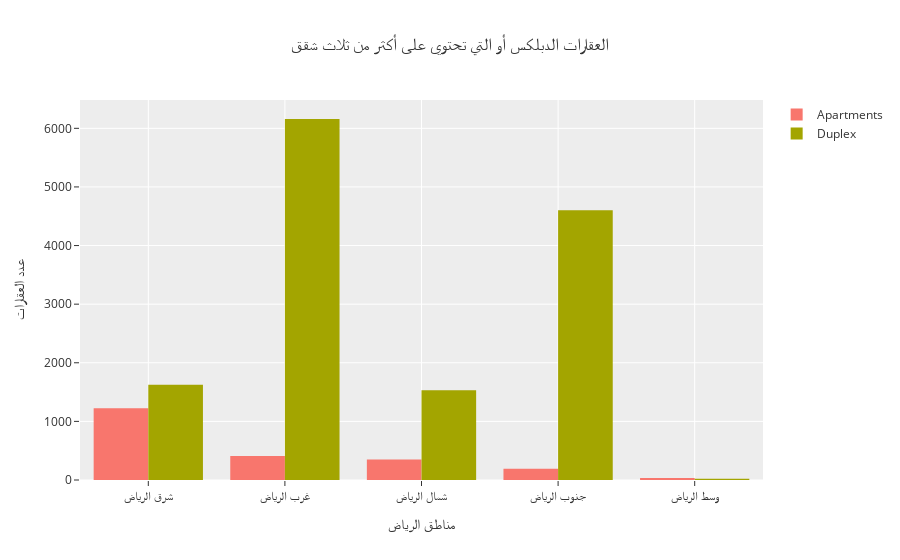

Write notebook code for a chart like this one.
### Code cell
import plotly.graph_objects as go


fig = go.Figure()
fig.add_trace(go.Histogram( histfunc = 'sum',y=x.values,x=x.index, name='Apartments'))
fig.add_trace(go.Histogram(histfunc="sum", y=x2.values, x=x2.index, name="Duplex"))

fig.update_layout(
    title="العقارات الدبلكس أو التي تحتوي على أكثر من ثلاث شقق ",
    xaxis_title="مناطق الرياض",
    yaxis_title="عدد العقارات",
    template='ggplot2')

fig.show()

### Figure 1 — Plotly figure (JSON) as saved in the notebook; plotly's stock layout.template omitted (floating-point values rounded to 4 significant figures)
{"data": [{"histfunc": "sum", "name": "Apartments", "type": "histogram", "x": ["شرق الرياض", "غرب الرياض", "شمال الرياض", "جنوب الرياض", "وسط الرياض"], "y": [1224, 411, 348, 193, 33]}, {"histfunc": "sum", "name": "Duplex", "type": "histogram", "x": ["غرب الرياض", "جنوب الرياض", "شرق الرياض", "شمال الرياض", "وسط الرياض"], "y": [6159, 4604, 1626, 1530, 21]}], "layout": {"title": {"text": "العقارات الدبلكس أو التي تحتوي على أكثر من ثلاث شقق "}, "xaxis": {"title": {"text": "مناطق الرياض"}}, "yaxis": {"title": {"text": "عدد العقارات"}}}}
